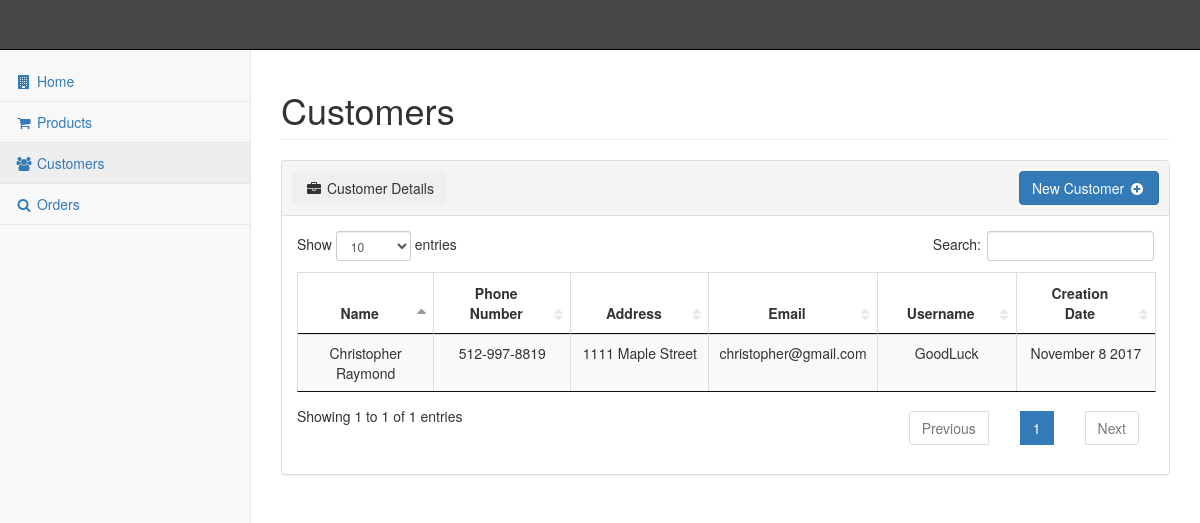
/pages/customer.php, run on an earlier commit of the app's database.
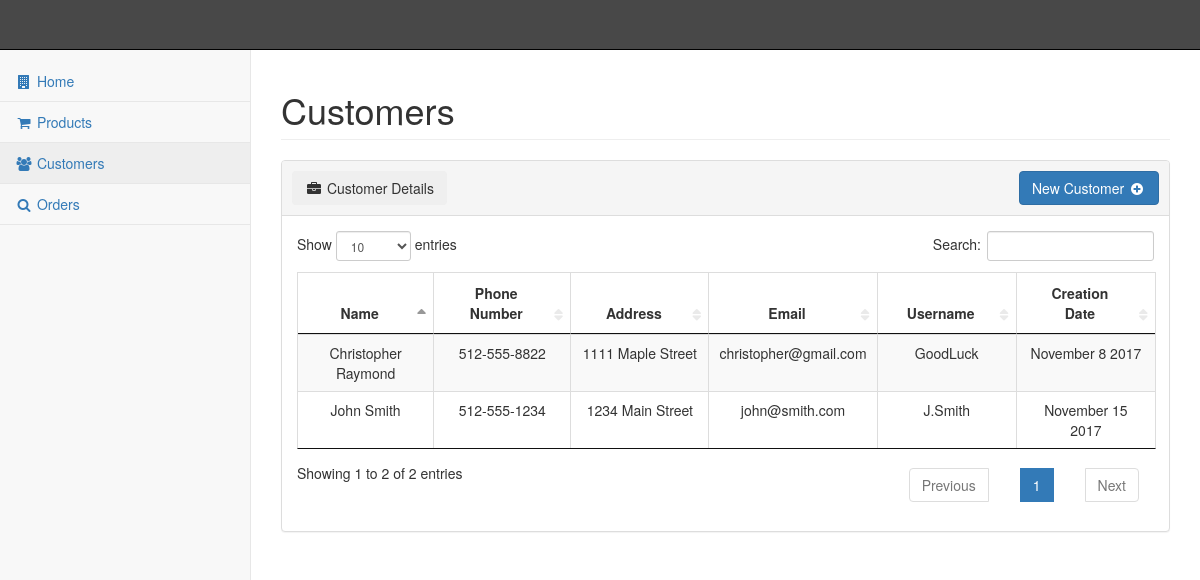
And on a later commit of the database.
### tables this page shows
CREATE TABLE IF NOT EXISTS `customer` (
  `NAME` varchar(254) NOT NULL,
  `PHONENO` varchar(12) NOT NULL,
  `ADDRESS` varchar(256) NOT NULL,
  `EMAIL` varchar(100) NOT NULL,
  `USERNAME` varchar(12) NOT NULL,
  `PASSWORD` varchar(12) NOT NULL,
  `CREATEDDATE` datetime NOT NULL,
  `IDNUMBER` int NOT NULL AUTO_INCREMENT,
  PRIMARY KEY (`IDNUMBER`),
  UNIQUE KEY `EMAIL_UNIQUE` (`EMAIL`)
);

### pages/customer.php (the view, shortened to what this page needs)
<?php include_once ($_SERVER['DOCUMENT_ROOT'].'/pages/header.php'); ?>
<div id="page-wrapper">
    <div class="row">
        <div class="col-lg-12">
            <h1 class="page-header">Customers</h1>
        </div>
    </div>
    <div class="row">
        <div class="col-lg-12">
            <div class="panel panel-default">
                <div style="height: 55px;padding:10px" class="panel-heading">
                    <button class="btn btn-secondary pull-left"><i class="fa fa-briefcase fa-fw"></i> Customer Details</button>
                    <a class="btn btn-primary pull-right" role="button" href="/pages/newCustomer.php">New Customer <span class="fa fa-plus-circle fa-fw"></span></a>
                </div>
                <div class="panel-body">
                    <table id="customers" class="table table-striped table-bordered"><?php
							$query = "SELECT name, phoneno, address, email, username, createddate FROM CUSTOMER ORDER BY IDNUMBER";
							$result = $mysqli->query($query);
				            echo "<thead>";
					        	echo "<th style='text-align:center' width=\"" . 100/mysqli_num_fields($result) . "%\">Name</th>";
	        					echo "<th style='text-align:center' width=\"" . 100/mysqli_num_fields($result) . "%\">Phone Number</th>";
					        	echo "<th style='text-align:center' width=\"" . 100/mysqli_num_fields($result) . "%\">Address</th>";
	        					echo "<th style='text-align:center' width=\"" . 100/mysqli_num_fields($result) . "%\">Email</th>";
	        					echo "<th style='text-align:center' width=\"" . 100/mysqli_num_fields($result) . "%\">Username</th>";
	        					echo "<th style='text-align:center' width=\"" . 100/mysqli_num_fields($result) . "%\">Creation Date</th>";
				            echo "</thead>";
				            echo "<tbody>";
				            	while($row = mysqli_fetch_array($result)){
				                  	echo "<tr>";
				                  	echo "<td align='center'>" . $row['name'] . "</td>";
            			      		echo "<td align='center'>" . $row['phoneno'] . "</td>";
                  					echo "<td align='center'>" . $row['address'] . "</td>";
				                  	echo "<td align='center'>" . $row['email'] . "</td>";
									echo "<td align='center'>" . $row['username'] . "</td>";
									echo "<td align='center'>" . date('F j Y', strtotime($row['createddate'])) . "</td>";
									echo "</tr>";
				                  }
			                  ?>
			            </tbody>
					</table>
                </div>
            </div>
        </div>
    </div>
</div>
<?php
include_once ($_SERVER['DOCUMENT_ROOT'].'/pages/footer.php');
?>

### pages/header.php (shortened to what this page needs)
<!DOCTYPE html>
<html lang="en">
<head>
    <link href="/vendor/fabapp/fabapp.css?=v3" rel="stylesheet">
    <link href="/vendor/bootstrap/css/bootstrap.min.css" rel="stylesheet">
    <link href="/vendor/bootstrap/css/bootstrap.css" rel="stylesheet">
    <link href="/vendor/datatables/css/dataTables.min.css" rel="stylesheet">
    <link href="/vendor/datatables/css/dataTables.bootstrap.css" rel="stylesheet">
    <link href="/vendor/jquery/jquery.dataTables.min.css" rel="stylesheet">
    <link href="/vendor/metisMenu/metisMenu.min.css" rel="stylesheet">
    <link href="/vendor/blackrock-digital/css/sb-admin-2.css?=v8" rel="stylesheet">
    <link href="/vendor/morrisjs/morris.css" rel="stylesheet">
    <link href="/vendor/font-awesome/css/font-awesome.min.css?=v1" rel="stylesheet" type="text/css">
</head>
<body>
    <div id="wrapper">
        <nav class="navbar navbar-default navbar-static-top" role="navigation" style="margin-bottom: 0" id='navbar'>
            <div class="navbar-default sidebar" role="navigation">
                <div class="sidebar-nav navbar-collapse">
                    <ul class="nav" id="side-menu">
                        <li>
                            <a href="/index.php"><i class="fa fa-building fa-fw"></i> Home</a>
                        </li>
                        <li>
                            <a href="/pages/products.php"><i class="fa fa-shopping-cart fa-fw"></i> Products</a>
                        </li>
                        <li>
                            <a href="/pages/customer.php"><i class="fa fa-users fa-fw"></i> Customers</a>
                        </li>
                        <li>
                            <a href="/pages/orders.php"><i class="fa fa-search fa-fw"></i> Orders</a>
                        </li>
                    </ul>
                </div>
            </div>
        </nav>

### pages/footer.php (shortened to what this page needs)
    </div>
</body>
</html>

What changed in the data, as far as the page shows it:
changed customer "Christopher Raymond": PHONENO "512-997-8819" → "512-555-8822"
added customer: NAME "John Smith", PHONENO "512-555-1234", ADDRESS "1234 Main Street", EMAIL "john@smith.com", USERNAME "J.Smith", CREATEDDATE "November 15 2017"
Also different on the page:
text written by a page script: "Show entries Search: Showing 1 to 1 of 1 entries Previous 1 Next" → "Show entries Search: Showing 1 to 2 of 2 entries Previous 1 Next"
